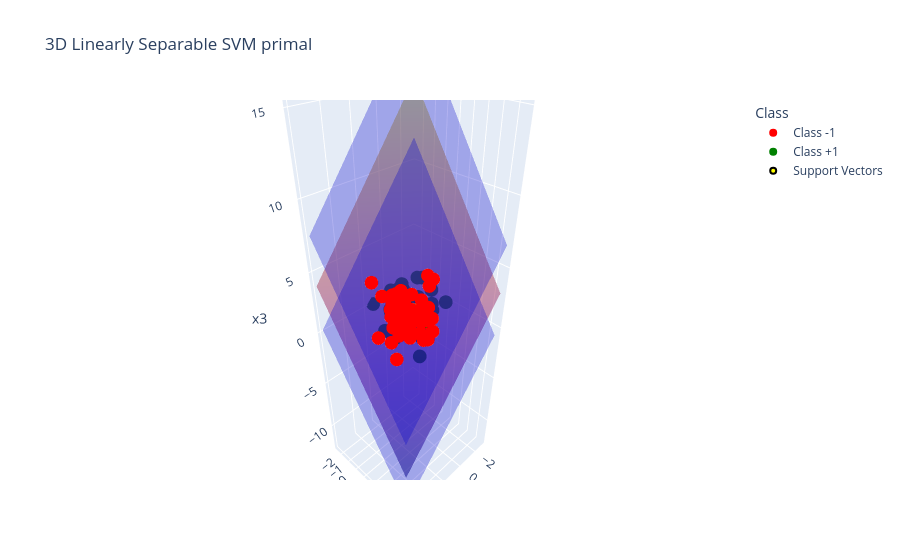

Notebook code cell kept with this figure:
### Markdown cell above
<a class="anchor" id="library"></a>
# 3. Linear separable SVM library

```python
# 1. Hard-margin SVM (scikit-learn)
from sklearn.svm import SVC

model = SVC(
    C=1e6, # very large C => hard-margin SVM (penalize misclassification heavily)
    kernel="linear", # linear decision boundary
    tol=1e-4, # stopping tolerance
    max_iter=-1, # -1 = no limit
    decision_function_shape="ovr", # not relevant for binary, keeps default structure
    random_state=None
)

model.fit(X, y) # X shape (n_samples, n_features), y in {-1, +1} or {0,1}

# learned parameters (linear SVM only)
model.coef_ # w vector (shape: (1, p))
model.intercept_ # b scalar (shape: (1,))

# predictions
model.predict(X) # predicted class labels
model.decision_function(X) # signed distance to hyperplane (w^T x + b)

# support vectors
model.support_ # indices of support vectors
model.support_vectors_ # actual support vector points
model.n_support_ # number of support vectors per class


# 2. Linear SVM (fast SGD version)
from sklearn.linear_model import SGDClassifier

sgd_svm = SGDClassifier(
    loss="hinge", # hinge loss -> linear SVM
    alpha=1e-4, # regularization strength (=> 1/C)
    max_iter=1000,
    tol=1e-3,
    fit_intercept=True,
    shuffle=True,
    random_state=42
)

sgd_svm.fit(X, y)

sgd_svm.coef_ # w
sgd_svm.intercept_ # b
sgd_svm.predict(X)
sgd_svm.decision_function(X)


# 3. Manual hard-margin SVM (conceptual primal form via optimization)
from scipy.optimize import minimize
import numpy as np

def svm_primal_objective(params, X, y, C=1e6):
    w = params[:-1]
    b = params[-1]

    margins = y * (X @ w + b)

    # hinge loss approximation (hard-margin => large penalty)
    loss = 0.5 * np.dot(w, w) + C * np.sum(np.maximum(0, 1 - margins))
    return loss

# initial guess
p = X.shape[1]
init = np.zeros(p + 1)

res = minimize(
    svm_primal_objective,
    init,
    args=(X, y),
    method="L-BFGS-B"
)

w_opt = res.x[:-1]
b_opt = res.x[-1]


# 4. Key formulas (for reference)

# decision boundary:
# w^T x + b = 0

# margin boundaries:
# w^T x + b = +1
# w^T x + b = -1

# prediction:
# y_hat = sign(w^T x + b)

# support vectors condition:
# y_i (w^T x_i + b) = 1

# margin width:
# 2 / ||w||
```

### Code cell
# Generate data
np.random.seed(2154)
n = 100
X = np.random.randn(n, 3)
y = np.ones(n).astype(float)
X[:n//2, :] += 4.0
y[:n//2] *= -1

# Create class labels
class_labels = np.where(y == 1, "Class +1", "Class -1")

# Plot
fig = px.scatter_3d(
    x=X[:, 0],y=X[:, 1],z=X[:, 2],
    color=class_labels, title="3D Linearly Separable SVM primal",
    color_discrete_map={"Class -1": "red","Class +1": "green"},
    labels={"x": "x1","y": "x2","z": "x3","color": "Class"})


# Train SVM
model = SVC(C=1e6,              # approximate hard-margin
        kernel="linear")

model.fit(X, y)
w = model.coef_[0]
b = model.intercept_[0]

print("w:", w)
print("b:", b)

# Create grid
x_range = np.linspace(X[:,0].min(), X[:,0].max(), 30)
y_range = np.linspace(X[:,1].min(), X[:,1].max(), 30)
x_grid, y_grid = np.meshgrid(x_range, y_range)

# Decision boundary: w·x + b = 0
z0 = (-w[0]*x_grid - w[1]*y_grid - b) / w[2]

# Margin planes
z_pos = (-w[0]*x_grid - w[1]*y_grid - b - 1) / w[2] # +1
z_neg = (-w[0]*x_grid - w[1]*y_grid - b + 1) / w[2] # -1

# Add surfaces
fig.add_trace(go.Surface(
    x=x_grid, y=y_grid, z=z0,
    opacity=0.5,
    showscale=False,
    name="Decision boundary"
))

fig.add_trace(go.Surface(
    x=x_grid, y=y_grid, z=z_pos,
    opacity=0.3,
    showscale=False,
    colorscale=[[0, 'blue'], [1, 'blue']],
    name="+1 margin"
))

fig.add_trace(go.Surface(
    x=x_grid, y=y_grid, z=z_neg,
    opacity=0.3,
    showscale=False,
    colorscale=[[0, 'blue'], [1, 'blue']],
    name="-1 margin"
))


fig.add_scatter3d(
    x=model.support_vectors_[:, 0],
    y=model.support_vectors_[:, 1],
    z=model.support_vectors_[:, 2],
    mode="markers",
    name="Support Vectors",
    marker=dict(size=6,color="yellow",line=dict(color="black", width=2)))

fig.show()

### Figure 1 — Plotly figure (JSON) as saved in the notebook; plotly's stock layout.template omitted (floating-point values rounded to 4 significant figures; data arrays with more than 128 entries replaced by an {"elided": "..."} marker saying what was removed)
{"data": [{"hovertemplate": "Class=Class -1<br>x1=%{x}<br>x2=%{y}<br>x3=%{z}<extra></extra>", "legendgroup": "Class -1", "marker": {"color": "red", "symbol": "circle"}, "mode": "markers", "name": "Class -1", "scene": "scene", "showlegend": true, "type": "scatter3d", "x": [4.029, 4.48, 3.8, 4.942, 2.899, 3.768, 4.375, 4.939, 4.512, 3.883, 3.422, 3.702, 2.931, 3.674, 4.052, 4.67, 3.66, 4.427, 3.916, 3.738, 4.123, 2.344, 4.269, 3.921, 5.48, 3.259, 3.603, 4.101, 2.44, 3.45, 5.001, 4.538, 4.386, 3.359, 3.349, 5.95, 4.358, 2.845, 3.219, 4.981, 2.785, 5.357, 5.484, 4.715, 4.748, 2.924, 5.457, 5.347, 4.375, 4.27], "y": [3.315, 5.585, 3.339, 3.369, 4.447, 3.754, 3.657, 4.016, 5.014, 3.757, 4.382, 4.552, 4.784, 2.123, 4.736, 4.893, 5.092, 4.08, 5.203, 3.883, 5.599, 3.837, 3.985, 4.37, 2.812, 4.182, 2.439, 2.634, 3.765, 4.222, 4.424, 4.61, 4.406, 3.538, 5.252, 4.496, 3.683, 4.43, 2.408, 3.848, 3.775, 4.278, 4.631, 3.45, 1.556, 4.805, 4.12, 3.857, 3.104, 1.883], "z": [3.003, 3.518, 4.804, 4.737, 4.373, 4.35, 5.939, 5.3, 4.812, 2.938, 3.502, 4.671, 6.569, 3.826, 4.595, 3.716, 4.562, 4.52, 4.423, 5.462, 3.341, 6.101, 3.466, 4.322, 2.572, 2.373, 4.704, 4.963, 2.548, 3.75, 4.015, 4.199, 2.894, 3.954, 3.276, 3.56, 4.338, 5.891, 3.603, 1.171, 4.506, 4.213, 3.868, 4.56, 5.651, 3.76, 4.141, 4.723, 3.271, 4.572]}, {"hovertemplate": "Class=Class +1<br>x1=%{x}<br>x2=%{y}<br>x3=%{z}<extra></extra>", "legendgroup": "Class +1", "marker": {"color": "green", "symbol": "circle"}, "mode": "markers", "name": "Class +1", "scene": "scene", "showlegend": true, "type": "scatter3d", "x": [0.06861, 0.4101, 0.1281, 1.197, 0.5254, 0.309, -2.657, -0.2952, 2.103, -2.975, -1.965, 0.7208, 1.347, -0.5856, -2.694, -0.1005, 0.09124, 0.9367, -1.295, -0.7493, 0.6127, 0.03622, -1.862, -0.3752, 0.5248, 0.459, -1.943, 1.408, 0.1689, -0.1125, -1.305, -0.008247, -0.8414, 0.7529, 1.62, 0.5107, 1.525, -0.5473, 0.6383, 0.4525, 1.327, -0.4767, -1.263, 0.9379, 0.3584, 0.7736, -2.016, 2.138, -1.622, -0.1014], "y": [-1.776, 1.613, -2.038, -0.03697, 0.3981, 0.2887, -0.3117, 0.5178, -0.4675, -0.8724, -0.5848, 0.6813, -2.57, -1.028, -1.372, -0.8069, 1.398, 2.012, -0.4125, 0.6924, 0.2513, 0.6538, 0.4897, -0.04637, 0.6704, 0.9211, 1.766, 2.404, 0.9781, -0.5172, 0.8167, 0.9711, -1.999, 1.064, 0.2058, -1.599, -0.6544, -0.1173, -1.2, -0.3525, -0.6445, -1.344, 0.1714, -0.6033, -1.626, 1.01, 0.4378, 0.6757, -0.8342, -1.223], "z": [-0.4459, -1.267, 0.3646, 0.291, -0.07914, -0.4457, 0.5055, -0.02518, -0.8483, -1.744, -0.443, 1.288, 0.06852, -1.321, 1.122, 1.606, 0.7878, -0.268, 0.4829, -0.711, -1.195, -0.3243, 0.0253, 1.172, -0.8591, 0.239, 0.7992, -1.94, -0.3922, 0.9185, -0.308, 0.2989, -1.465, 1.387, 0.8338, -0.3651, -1.417, 0.7477, 1.369, 2.536, 0.3754, -0.322, -1.347, -0.6664, 1.312, -0.1942, -0.7225, -0.8218, 1.884, 1.462]}, {"name": "Decision boundary", "opacity": 0.5, "showscale": false, "type": "surface", "x": {"elided": "30x30 float values"}, "y": {"elided": "30x30 float values"}, "z": {"elided": "30x30 float values"}}, {"colorscale": [[0, "blue"], [1, "blue"]], "name": "+1 margin", "opacity": 0.3, "showscale": false, "type": "surface", "x": {"elided": "30x30 float values"}, "y": {"elided": "30x30 float values"}, "z": {"elided": "30x30 float values"}}, {"colorscale": [[0, "blue"], [1, "blue"]], "name": "-1 margin", "opacity": 0.3, "showscale": false, "type": "surface", "x": {"elided": "30x30 float values"}, "y": {"elided": "30x30 float values"}, "z": {"elided": "30x30 float values"}}, {"marker": {"color": "yellow", "line": {"color": "black", "width": 2}, "size": 6}, "mode": "markers", "name": "Support Vectors", "type": "scatter3d", "x": [2.44, 3.219, 0.9367, 0.7529], "y": [3.765, 2.408, 2.012, 1.064], "z": [2.548, 3.603, -0.268, 1.387]}], "layout": {"legend": {"title": {"text": "Class"}, "tracegroupgap": 0}, "scene": {"domain": {"x": [0, 1], "y": [0, 1]}, "xaxis": {"title": {"text": "x1"}}, "yaxis": {"title": {"text": "x2"}}, "zaxis": {"title": {"text": "x3"}}}, "title": {"text": "3D Linearly Separable SVM primal"}}}
